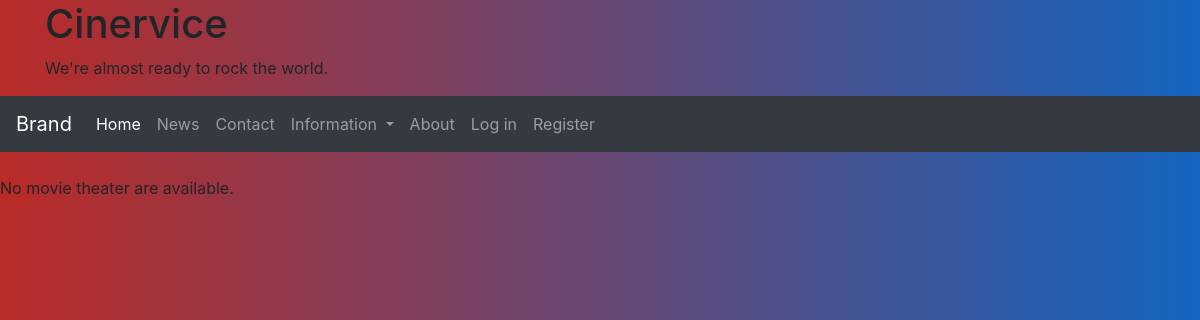
/movie_theaters/4/, run on an earlier commit of the app's database.
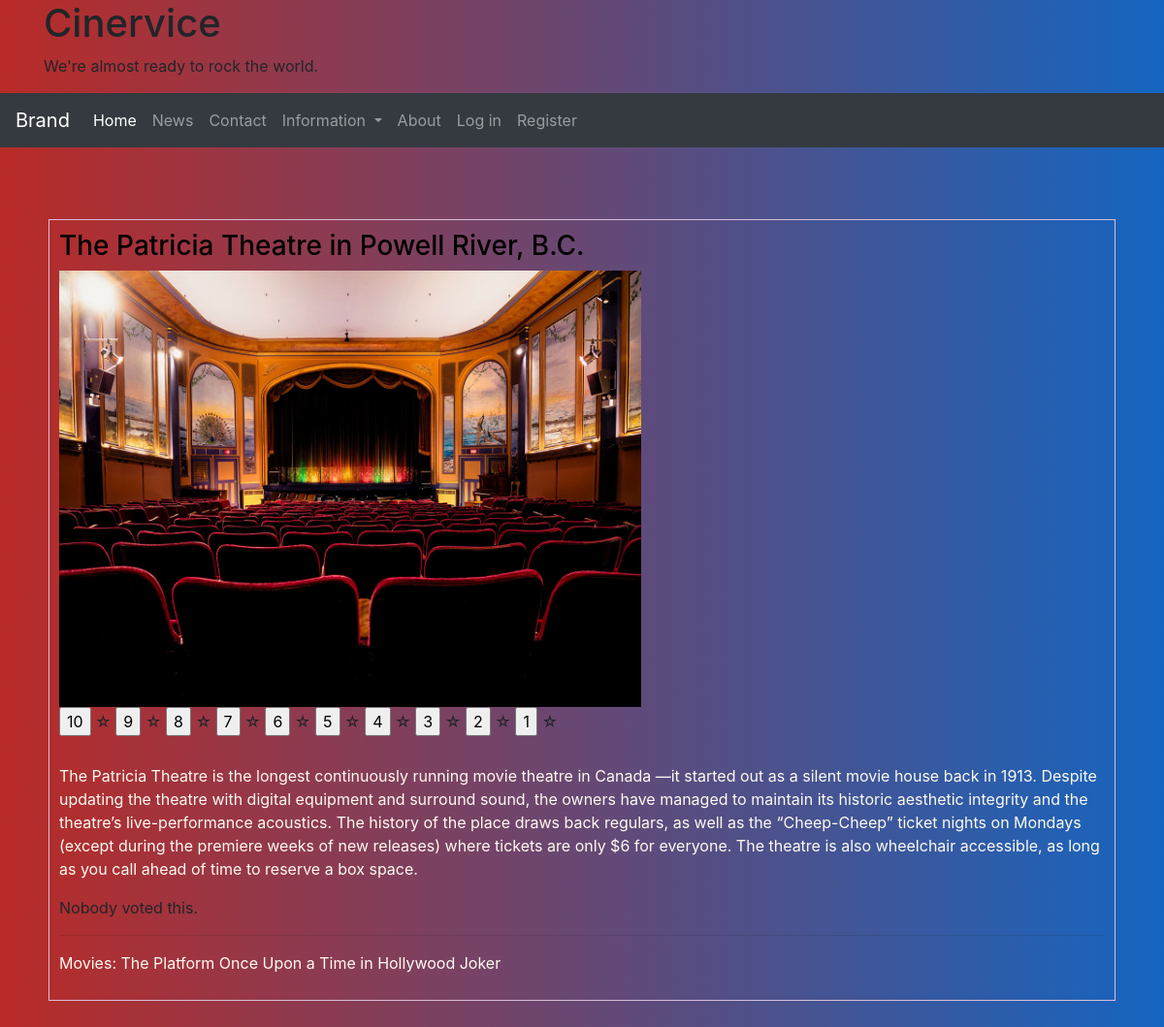
And on a later commit of the database.
### main/models.py (models this page shows, shortened)
class Cinema(models.Model):
    image = models.ImageField(upload_to='static/images/cinemas', null=True, blank=True)
    name = models.CharField(max_length=300)
    establish_date = models.DateTimeField()
    address = models.TextField(null = True)
    movie = models.ManyToManyField(Movie)

class Movie(models.Model):
    image = models.ImageField(upload_to='static/images/movies',null=True)
    title = models.CharField(max_length=200)
    publish_year = models.DateTimeField()
    comment = models.TextField(null=True)
    genre = models.CharField(max_length=100)

### main/views.py (the view)
def cinema_info(request, cinema_id):
    try:
        cinema_info = Cinema.objects.filter(pk=cinema_id)
        count = Cinema_Vote.objects.filter(cinema_id=cinema_id).count()
        rate = Cinema_Vote.objects.filter(
            cinema_id=cinema_id).aggregate(Avg('vote')).get('vote__avg')
        if(rate is not None):
            rate = round(rate, 2)
    except Cinema.DoesNotExist:
        raise Http404("Movie Theater does not exist")
    return render(request, 'cinemas/info.html', {'info': cinema_info, 'count': count, 'rate': rate})

### main/templates/cinemas/info.html (shortened to what this page needs)
{% extends "base.html" %}
{% load bootstrap4 %}
    {% block content %}
        {% if info %}
            <div style="margin: 50px; border: 1px solid thistle; padding: 10px;">
                {% for movie_theater in info %}
                <h3><a style="color: black;text-decoration:none;" href="/movie_theaters/{{ movie_theater.id }}">{{ movie_theater.name }}</a></h3>
                {% load static %}
                <img src="../../{{ movie_theater.image }}" width="600px" />
                <div class="txt-center">
                    <form action="{% url 'main:cinema_rate' %}" method="POST">
                        <div class="rating">
                            <input id="star10" name="point" type="submit" value="10" class="radio-btn hide" />
                            <label for="star10">☆</label>
                            <input id="star9" name="point" type="submit" value="9" class="radio-btn hide" />
                            <label for="star9">☆</label>
                            <input id="star8" name="point" type="submit" value="8" class="radio-btn hide" />
                            <label for="star8">☆</label>
                            <input id="star7" name="point" type="submit" value="7" class="radio-btn hide" />
                            <label for="star7">☆</label>
                            <input id="star6" name="point" type="submit" value="6" class="radio-btn hide" />
                            <label for="star6">☆</label>
                            <input id="star5" name="point" type="submit" value="5" class="radio-btn hide" />
                            <label for="star5">☆</label>
                            <input id="star4" name="point" type="submit" value="4" class="radio-btn hide" />
                            <label for="star4">☆</label>
                            <input id="star3" name="point" type="submit" value="3" class="radio-btn hide" />
                            <label for="star3">☆</label>
                            <input id="star2" name="point" type="submit" value="2" class="radio-btn hide" />
                            <label for="star2">☆</label>
                            <input id="star1" name="point" type="submit" value="1" class="radio-btn hide" />
                            <label for="star1">☆</label>
                        </div>
                    </form>
                </div>
                <br>
                <p style="color: floralwhite;">{{ movie_theater.address }}</p>
                {% if rate %}
                    <p>Rate: {{ rate }}<br> Count: {{ count }}</p>
                {% else %}
                    <p>Nobody voted this.</p>
                {% endif %}
                <hr>
                <p style="color: floralwhite;">Movies:
                    {% for movie in movie_theater.movie.all %}
                        {{ movie.title }}
                    {% endfor %}
                </p>
                {% endfor %}
            </div>
        {% else %}
            <p>No movie theater are available.</p>
        {% endif %}
    {% endblock %}

What changed in the data, as far as the page shows it:
added Cinema: name "The Patricia Theatre in Powell River, B.C.", image (picture), address "The Patricia Theatre is the longest continuously running movie theatre in Canada —it started out as a silent movie house back in 1913. Despite updating the theatre with digital equipment and surround sound, the owners have managed to maintain its historic aesthetic integrity and the theatre’s live-performance acoustics. The history of the place draws back regulars, as well as the “Cheep-Cheep” ticket nights on Mondays (except during the premiere weeks of new releases) where tickets are only $6 for everyone. The theatre is also wheelchair accessible, as long as you call ahead of time to reserve a box space."
now on this page (row unchanged): Movie: title "The Platform"
added Movie: title "Once Upon a Time in Hollywood"
added Movie: title "Joker"
Also different on the page:
text no longer shown: "No movie theater are available."
